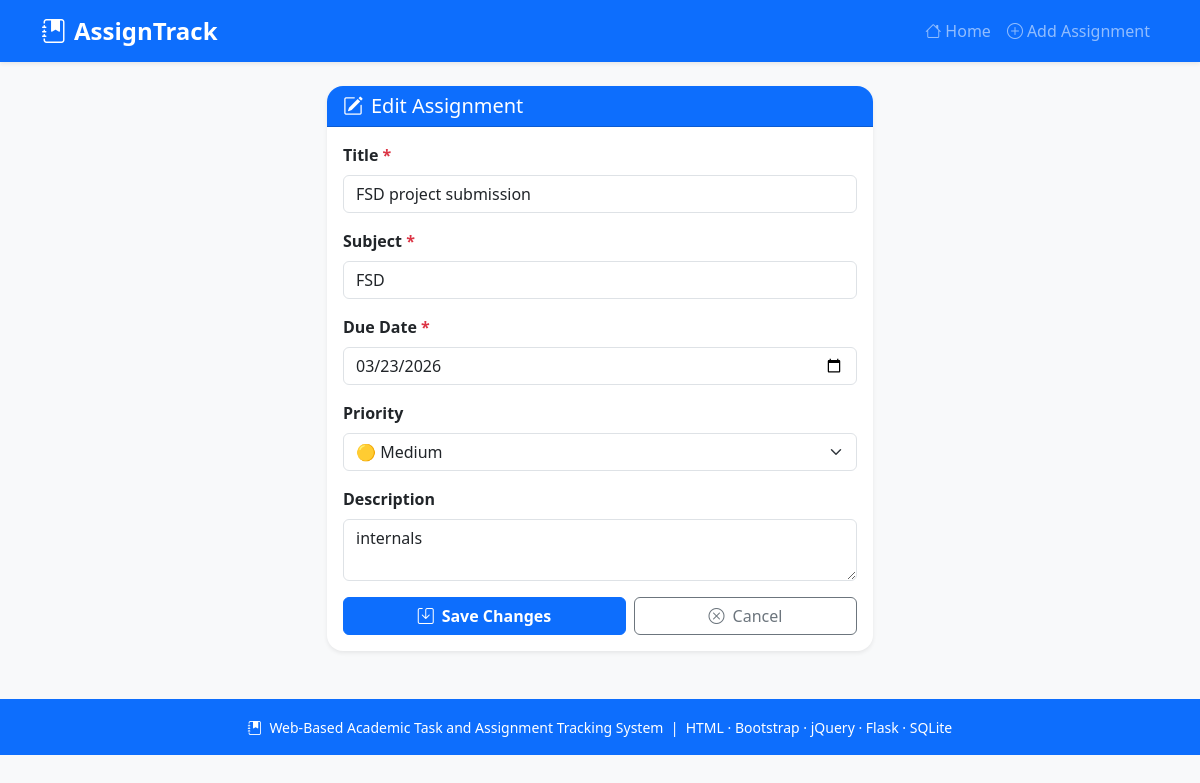
Page /edit/2 on the committed database.
### tables this page shows
CREATE TABLE assignments (
            id          INTEGER PRIMARY KEY AUTOINCREMENT,
            title       TEXT    NOT NULL,
            subject     TEXT    NOT NULL,
            due_date    TEXT    NOT NULL,
            priority    TEXT    NOT NULL DEFAULT 'Medium',
            description TEXT,
            status      TEXT    NOT NULL DEFAULT 'pending',
            created_at  TEXT    NOT NULL
        );

### app.py (the view)
@app.route("/edit/<int:aid>")
def edit(aid):
    conn = get_db()
    row  = conn.execute("SELECT * FROM assignments WHERE id=?", (aid,)).fetchone()
    conn.close()
    if not row:
        flash("Assignment not found.", "danger")
        return redirect(url_for("index"))
    return render_template("edit.html", assignment=row)

### app.py (called while the page is built)
def get_db():
    conn = sqlite3.connect(DB)
    conn.row_factory = sqlite3.Row
    return conn

### templates/edit.html (shortened to what this page needs)
{% extends "base.html" %}
{% block content %}
<div class="row justify-content-center">
  <div class="col-lg-6">
    <div class="card shadow-sm border-0 rounded-4">
      <div class="card-header bg-primary text-white rounded-top-4">
        <h5 class="mb-0">
          <i class="bi bi-pencil-square me-2"></i>Edit Assignment
        </h5>
      </div>
      <div class="card-body">
        <form action="{{ url_for('update', aid=assignment.id) }}" method="POST" id="editForm" novalidate>
          <div class="mb-3">
            <label class="form-label fw-semibold">Title <span class="text-danger">*</span></label>
            <input type="text" class="form-control" id="edit_title" name="title"
                   value="{{ assignment.title }}"/>
          </div>
          <div class="mb-3">
            <label class="form-label fw-semibold">Subject <span class="text-danger">*</span></label>
            <input type="text" class="form-control" id="edit_subject" name="subject"
                   value="{{ assignment.subject }}"/>
          </div>
          <div class="mb-3">
            <label class="form-label fw-semibold">Due Date <span class="text-danger">*</span></label>
            <input type="date" class="form-control" id="edit_due" name="due_date"
                   value="{{ assignment.due_date }}"/>
          </div>
          <div class="mb-3">
            <label class="form-label fw-semibold">Priority</label>
            <select class="form-select" name="priority">
              <option value="Medium" {% if assignment.priority == 'Medium' %}selected{% endif %}>🟡 Medium</option>
            </select>
          </div>
          <div class="mb-3">
            <label class="form-label fw-semibold">Description</label>
            <textarea class="form-control" name="description" rows="2">{{ assignment.description or '' }}</textarea>
          </div>
          <div class="d-flex gap-2">
            <button type="submit" class="btn btn-primary fw-semibold flex-fill">
              <i class="bi bi-save me-2"></i>Save Changes
            </button>
            <a href="{{ url_for('index') }}" class="btn btn-outline-secondary flex-fill">
              <i class="bi bi-x-circle me-2"></i>Cancel
            </a>
          </div>
        </form>
      </div>
    </div>
  </div>
</div>
{% endblock %}

### rows in the picture
assignments: title "FSD project submission", subject "FSD", due_date "03/23/2026", priority "🟡 Medium", description "internals"
